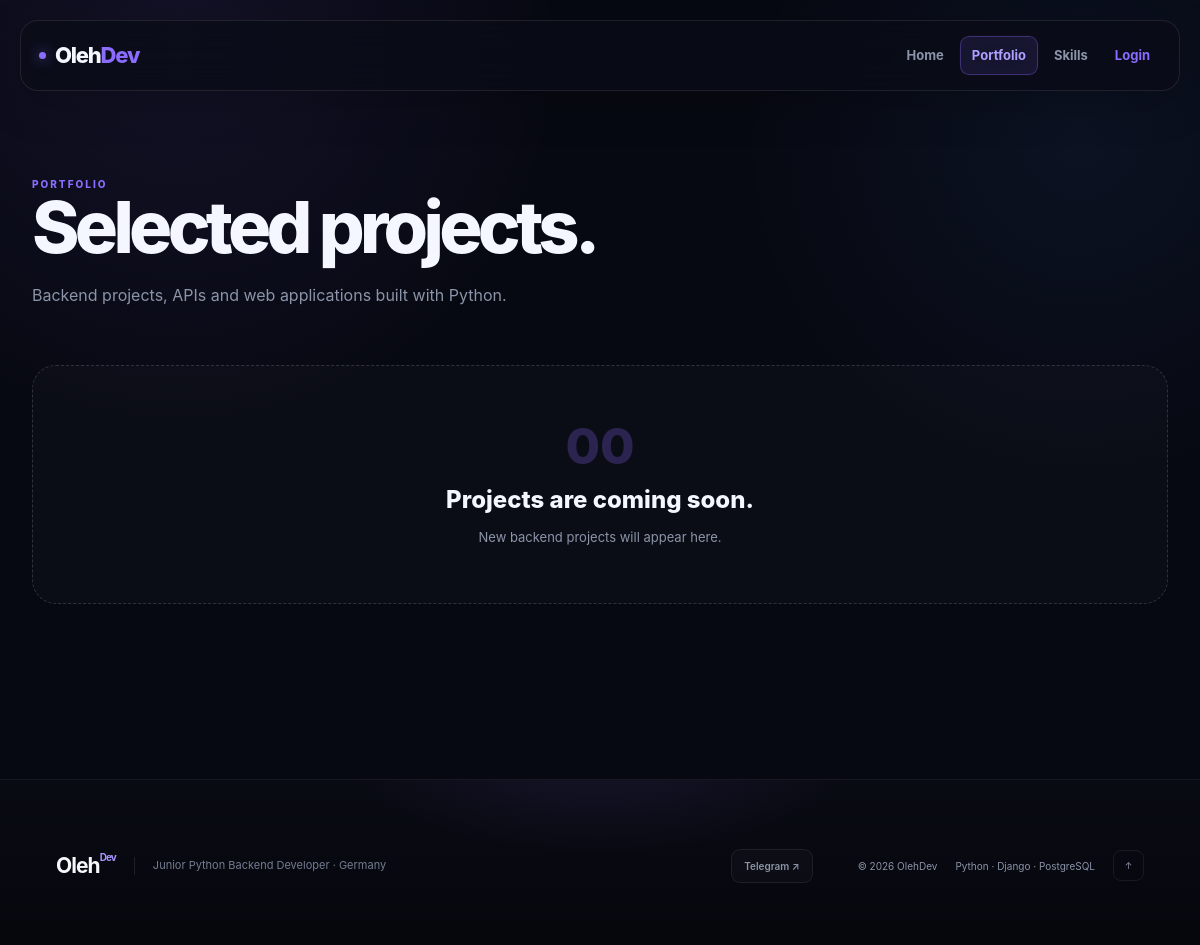
/portfolio/, run on an earlier commit of the app's database.
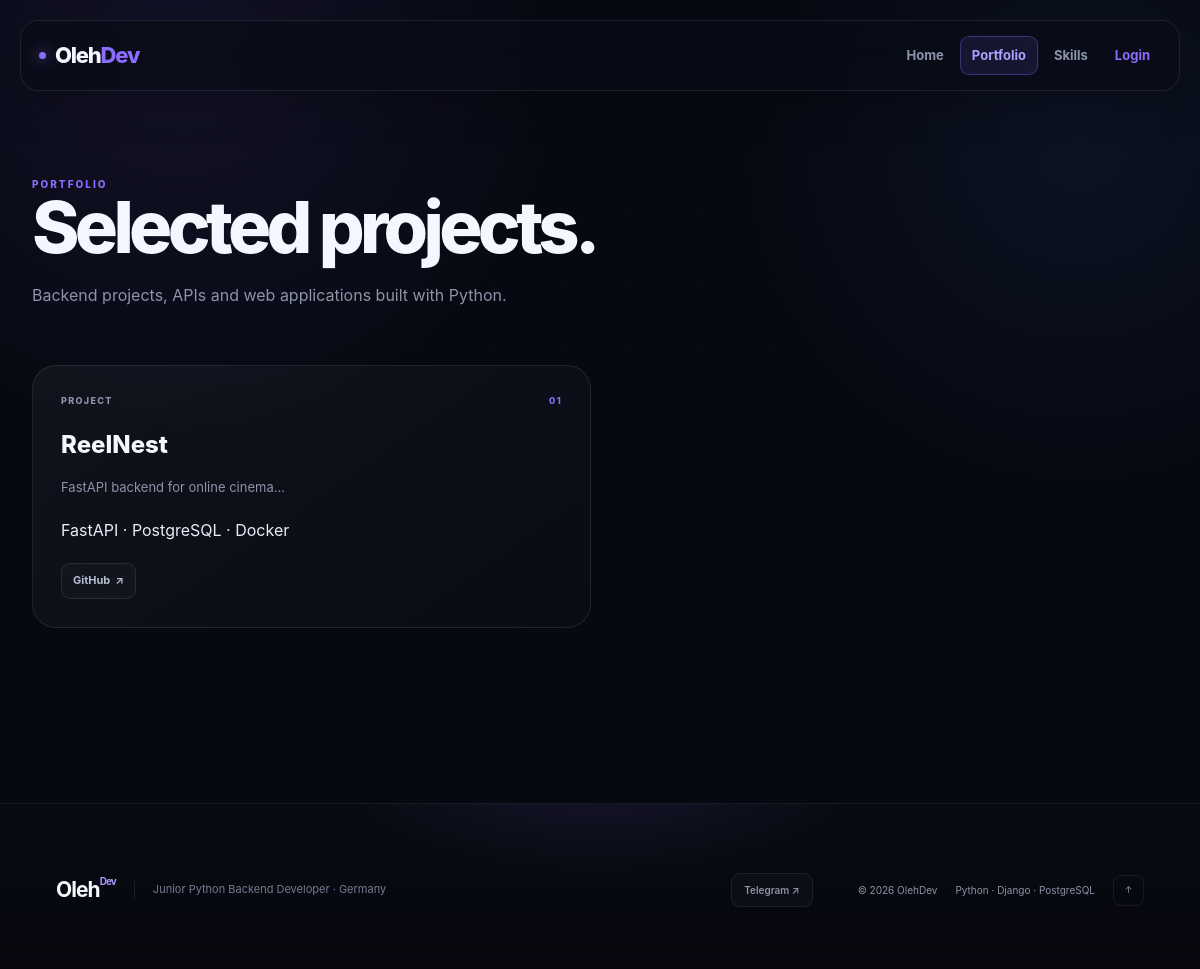
And on a later commit of the database.
### olehdev/models.py (models this page shows, shortened)
class Project(models.Model):
    title = models.CharField(max_length=150)
    description = models.TextField()
    tech_stack = models.CharField(max_length=300)
    github_url = models.URLField(blank=True)
    live_url = models.URLField(blank=True)
    image = models.ImageField(
        upload_to="projects/",
        blank=True,
        null=True,
    )
    featured = models.BooleanField(default=False)
    created_at = models.DateTimeField(auto_now_add=True)
    class Meta:
        ordering = ["-created_at"]

### olehdev/views.py (the view)
def portfolio(request):
    projects = Project.objects.all()
    return render(
        request,
        "public/portfolio.html",
        {
            "projects": projects,
        },
    )

### templates/public/portfolio.html (shortened to what the changed rows need)
{% extends "base.html" %}
{% load static %}
{% block styles %}
    <link rel="stylesheet" href="{% static 'css/public.css' %}">
{% endblock %}
{% block content %}
<section class="page-section portfolio-page">
    <div class="page-heading">
        <h1>
            Selected projects.
        </h1>
    </div>
    {% if user.is_authenticated and user.is_staff %}
        <div class="portfolio-grid">
            <a
                href="{% url 'admin_add_project' %}"
                class="project-card project-card-add"
            >
                <div class="project-content">
                    <div class="project-add-icon">
                        +
                    </div>
                    <h2>
                        Add project
                    </h2>
                    <p>
                        Add a new project to your portfolio.
                    </p>
                    <div class="project-tech">
                        GitHub · Deploy · Tech stack
                    </div>
                </div>
            </a>
            {% for project in projects %}
                <article class="project-card">
                    {% if project.image %}
                        <div class="project-image-wrapper">
                            <img
                                src="{{ project.image.url }}"
                                alt="{{ project.title }}"
                                class="project-image"
                            >
                        </div>
                    {% endif %}
                    <div class="project-content">
                        <div class="project-card-top">
                            <span class="project-card-label">
                                PROJECT
                            </span>
                            <span class="project-card-number">
                                {% if forloop.counter < 10 %}
                                    0{{ forloop.counter }}
                                {% else %}
                                    {{ forloop.counter }}
                                {% endif %}
                            </span>
                        </div>
                        <h2>
                            {{ project.title }}
                        </h2>
                        <p>
                            {{ project.description }}
                        </p>
                        <div class="project-tech">
                            {{ project.tech_stack }}
                        </div>
                        {% if project.github_url or project.live_url %}
                            <div class="project-links">
                                {% if project.github_url %}
                                    <a
                                        href="{{ project.github_url }}"
                                        target="_blank"
                                        rel="noopener noreferrer"
                                    >
                                        GitHub
                                        <span>↗</span>
                                    </a>
                                {% endif %}
                                {% if project.live_url %}
                                    <a
                                        href="{{ project.live_url }}"
                                        target="_blank"
                                        rel="noopener noreferrer"
                                    >
                                        Live Demo
                                        <span>↗</span>
                                    </a>
                                {% endif %}
                            </div>
                        {% endif %}
                    </div>
                </article>
            {% endfor %}
        </div>
    {% elif projects %}
        <div class="portfolio-grid">
            {% for project in projects %}
                <article class="project-card">
                    <div class="project-content">
                        <div class="project-card-top">
                            <span class="project-card-label">
                                PROJECT
                            </span>
                            <span class="project-card-number">
                                {% if forloop.counter < 10 %}
                                    0{{ forloop.counter }}
                                {% else %}
                                    {{ forloop.counter }}
                                {% endif %}
                            </span>
                        </div>
                        <h2>
                            {{ project.title }}
                        </h2>
                        <p>
                            {{ project.description }}
                        </p>
                        <div class="project-tech">
                            {{ project.tech_stack }}
                        </div>
                        {% if project.github_url or project.live_url %}
                            <div class="project-links">
                                {% if project.github_url %}
                                    <a
                                        href="{{ project.github_url }}"
                                        target="_blank"
                                        rel="noopener noreferrer"
                                    >
                                        GitHub
                                        <span>↗</span>
                                    </a>
                                {% endif %}
                            </div>
                        {% endif %}
                    </div>
                </article>
            {% endfor %}
        </div>
    {% else %}
        <div class="empty-state">
            <div class="empty-state-number">
                00
            </div>
            <h2>
                Projects are coming soon.
            </h2>
            <p>
                New backend projects will appear here.
            </p>
        </div>
    {% endif %}
</section>
{% endblock %}

What changed in the data, as far as the page shows it:
added Project: title "ReelNest", description "FastAPI backend for online cinema...", tech_stack "FastAPI · PostgreSQL · Docker"
Also different on the page:
text no longer shown: "00 Projects are coming soon. New backend projects will appear here."
